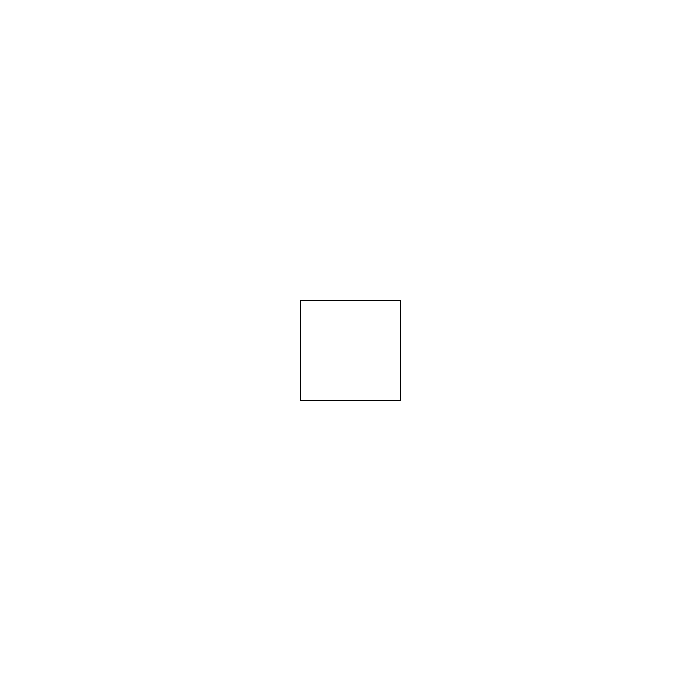
Frame 1 (no input)
Frame 60 (the mouse pressed at the canvas centre just before this capture): identical to frame 1, image omitted
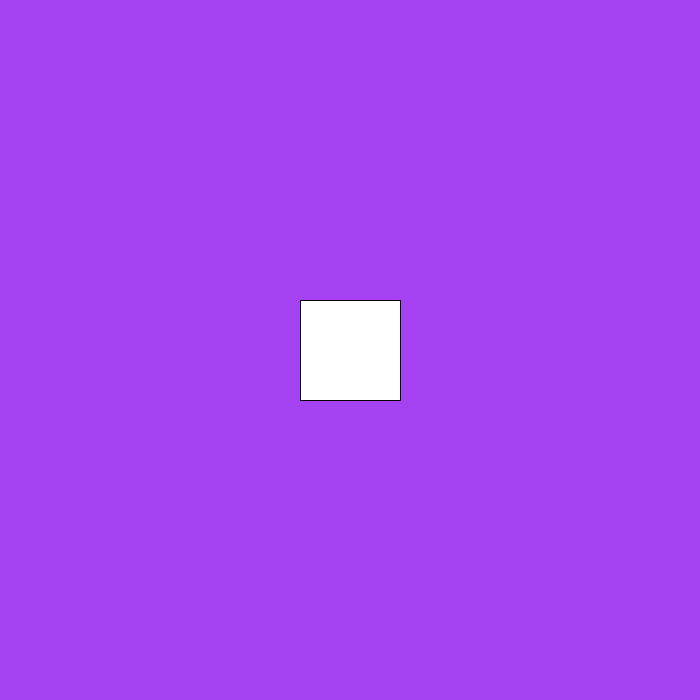
Frame 120 (the mouse held since frame 60 and released just before this capture)

The Processing sketch that drew these frames (run headless with seeded random() and noise(); from frame 60 on, the mouse is pressed at the canvas centre):

// Processing sketch: demo4_conditionals
// ── demo4_conditionals.pde
/*
///////////////////////////////////////////
 IF STATEMENTS:
 From demo exploring: 
 if statements
 + reviewing event functions + random function
 
 CONDITIONAL STRUCTURE:
 
 if(boolean test){
 statements execute if true
 }   
 
 else if (boolean test 2){
 statements exectue if true
 }
 
 else if (boolean test 3){
 statements execute if true
 }
 
 else{
 statements execute if all tests are false
 }
 
 ///////////////////////////////////////////
 */

//declare variables for background 
float r= 255;
float g= 255;
float b= 255;


void setup() {
  size (700, 700);
  rectMode(CENTER);
}

void draw() {
  background (r, g, b);

  //if mouse is on right side of screen draw red ellipse
  if (mouseX> width/2) { //if test is true run code block
    fill(255, 0, 0);
    ellipse (width/2, height/2, 100, 100);
  }

  //if previous test is false, move to this next test
  else if (mouseY> height/2) { 
    fill(0);
    rect(width/2, height/2, 100, 100);
  }

  //if all previous tests are false execute this code block
  else {
    fill(255);
    rect(width/2, height/2, 100, 100);
  }
}

//mouse event changes variables for background
void mousePressed() {
  r= random (0, 255);  //returns random float 0-255
  g= random (0, 255);
  b= random (0, 255);
  
  //print values to console
  println ("r: " + r);
  println ("g: " + g);
  println ("b: " + b);
}
